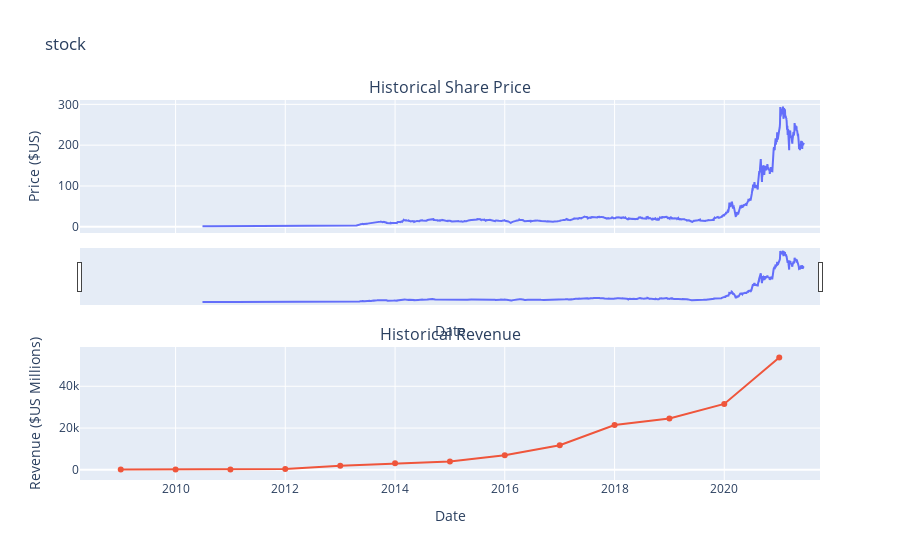

The cell this chart's notebook holds for it:
### Code cell
#def make_graph(stock_data, revenue_data, stock):
def make_graph(tesla_data, tesla_revenue, stock):
    fig = make_subplots(rows=2, cols=1, shared_xaxes=True, subplot_titles=("Historical Share Price", "Historical Revenue"), vertical_spacing = .3)
    tesla_data_specific = tesla_data[tesla_data.Date <= '2021--06-14']
    tesla_revenue_specific = tesla_revenue[tesla_revenue.Date <= '2021-04-30']
    fig.add_trace(go.Scatter(x=pd.to_datetime(tesla_data_specific.Date, infer_datetime_format=True), y=tesla_data_specific.Close.astype("float"), name="Share Price"), row=1, col=1)
    fig.add_trace(go.Scatter(x=pd.to_datetime(tesla_revenue_specific.Date, infer_datetime_format=True), y=tesla_revenue_specific.Revenue.astype("float"), name="Revenue"), row=2, col=1)
    fig.update_xaxes(title_text="Date", row=1, col=1)
    fig.update_xaxes(title_text="Date", row=2, col=1)
    fig.update_yaxes(title_text="Price ($US)", row=1, col=1)
    fig.update_yaxes(title_text="Revenue ($US Millions)", row=2, col=1)
    fig.update_layout(showlegend=False,
    height=900,
    title=stock,
    xaxis_rangeslider_visible=True)
    fig.show()
    
make_graph(tesla_data, tesla_revenue, 'stock')

### Figure 1 — Plotly figure (JSON) as saved in the notebook; plotly's stock layout.template omitted (floating-point values rounded to 4 significant figures; data arrays with more than 128 entries replaced by an {"elided": "..."} marker saying what was removed)
{"data": [{"name": "Share Price", "type": "scatter", "x": {"elided": "2759 str values"}, "xaxis": "x", "y": {"elided": "2759 float values"}, "yaxis": "y"}, {"name": "Revenue", "type": "scatter", "x": ["2021-01-01T00:00:00", "2020-01-01T00:00:00", "2019-01-01T00:00:00", "2018-01-01T00:00:00", "2017-01-01T00:00:00", "2016-01-01T00:00:00", "2015-01-01T00:00:00", "2014-01-01T00:00:00", "2013-01-01T00:00:00", "2012-01-01T00:00:00", "2011-01-01T00:00:00", "2010-01-01T00:00:00", "2009-01-01T00:00:00"], "xaxis": "x2", "y": [53823, 31536, 24578, 21461, 11759, 7000, 4046, 3198, 2013, 413, 204, 117, 112], "yaxis": "y2"}], "layout": {"annotations": [{"font": {"size": 16}, "showarrow": false, "text": "Historical Share Price", "x": 0.5, "xanchor": "center", "xref": "paper", "y": 1.0, "yanchor": "bottom", "yref": "paper"}, {"font": {"size": 16}, "showarrow": false, "text": "Historical Revenue", "x": 0.5, "xanchor": "center", "xref": "paper", "y": 0.35, "yanchor": "bottom", "yref": "paper"}], "autosize": true, "showlegend": false, "title": {"text": "stock"}, "xaxis": {"anchor": "y", "autorange": true, "domain": [0, 1], "matches": "x2", "range": ["2008-03-25 08:00:45.1411", "2021-10-09 15:59:14.8589"], "rangeslider": {"autorange": true, "range": ["2008-03-25 08:00:45.1411", "2021-10-09 15:59:14.8589"], "visible": true, "yaxis": {"_template": null, "rangemode": "match"}}, "showticklabels": false, "title": {"text": "Date"}, "type": "date"}, "xaxis2": {"anchor": "y2", "autorange": true, "domain": [0, 1], "range": ["2008-03-25 08:00:45.1411", "2021-10-09 15:59:14.8589"], "title": {"text": "Date"}, "type": "date"}, "yaxis": {"anchor": "x", "autorange": true, "domain": [0.65, 1.0], "range": [-15.24, 310.7], "title": {"text": "Price ($US)"}, "type": "linear"}, "yaxis2": {"anchor": "x2", "autorange": true, "domain": [0, 0.35], "range": [-3892.0, 57830.0], "title": {"text": "Revenue ($US Millions)"}, "type": "linear"}}}
